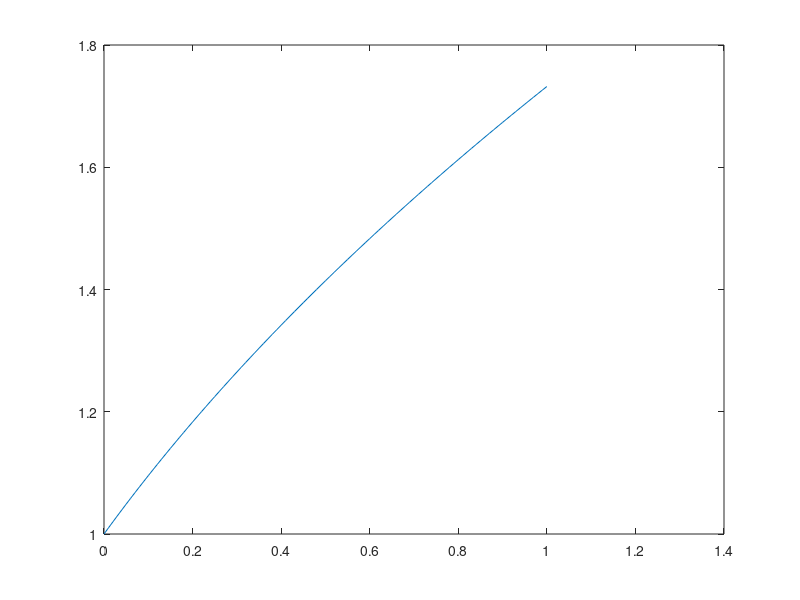

MATLAB code for this plot:
clc;
clear;
xi=0;
yi=1;
h=0.01;
x=[xi];
y=[yi];
while xi<1
    yy=yi+h*(yi-2*xi/yi);
    yi=yi+h/2*((yi-2*xi/yi)+(yy-2*(xi+h)/yy));
    xi=xi+h;
    x=[x,xi];
    y=[y,yi];
end
plot(x,y);
hold on;
